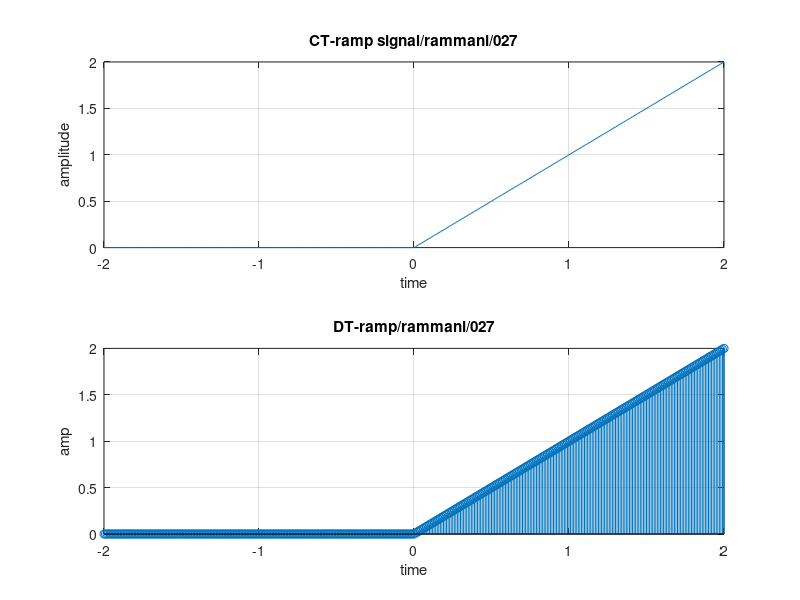

Write MATLAB code to recreate this figure.
% construct a CT and DT ramp signal;
clc;
clear all;
close all;
i = 1;
for t = -2:0.01:2
    if(t>=0)
        x(i) = t;
    else
        x(i) = 0;
    end
    i = i + 1;
end

t = -2:0.01:2;
subplot(2,1,1);
plot(t, x);
xlabel('time');
ylabel('amplitude');
title('CT-ramp signal/rammani/027');
grid on;

i = 1;
for t = -2:0.01:2
    if (t>=0)
        x(i) = t;
    else
        x(i) = 0;
    end
    i = i+1;
end

t = -2:0.01:2;
subplot(2,1,2);
stem(t,x);
xlabel('time');
ylabel('amp');
title('DT-ramp/rammani/027');
grid on;
